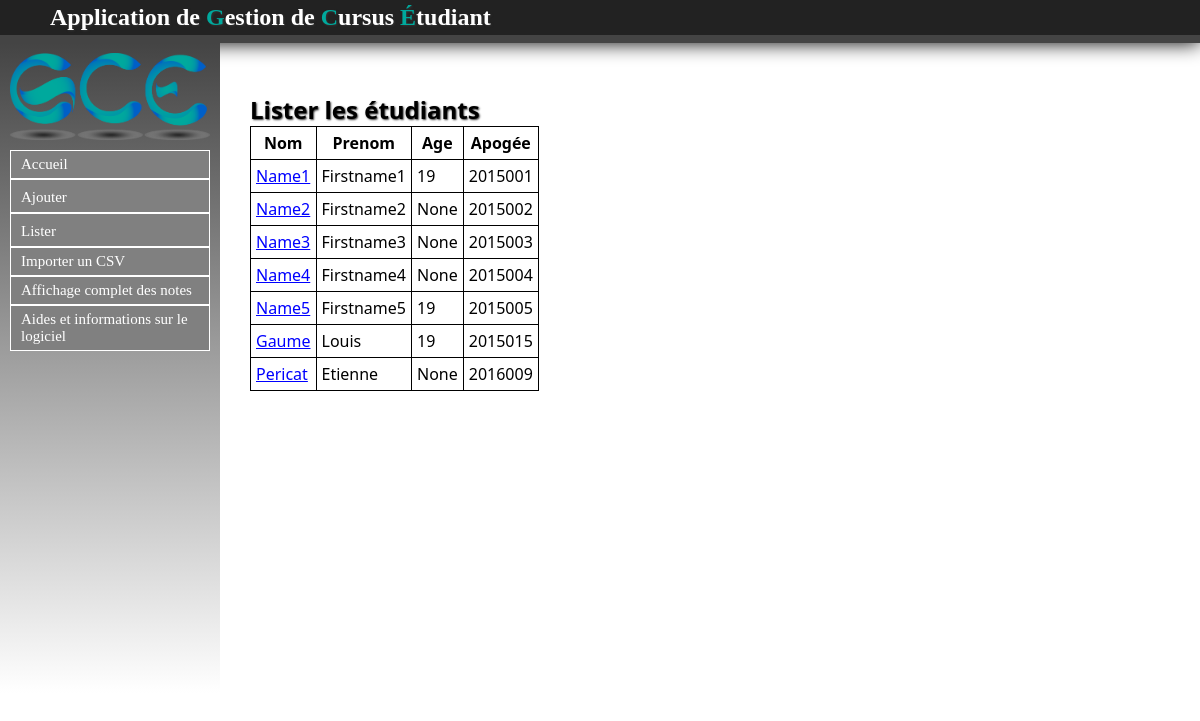
Page /Etudiant/listeretus on the committed database.
### Etudiant/models.py (models this page shows, shortened)
class Etu(models.Model):
	nom = models.CharField(max_length=30, null=False)
	prenom = models.CharField(max_length=30, null=False)
	age = models.IntegerField(null=True)
	apogee = models.IntegerField(null=True)
	date_naissance = models.DateField(null=True)
	sexe = models.CharField(max_length=1, null=True)
	adresse = models.CharField(max_length=100, null=True)
	ine = models.CharField(max_length=100, null=True)
	adresse_parents = models.CharField(max_length=100, null=True)
	tel = models.IntegerField(null=True)
	tel_par = models.IntegerField(null=True)
	lieu_naissance = models.CharField(max_length=100, null=True)
	nationalite = models.CharField(max_length=100, null=True)
	situation_familiale = models.CharField(max_length=100, null=True)
	situation_militaire = models.CharField(max_length=100, null=True)
	cate_socio_pro_chef_famille = models.CharField(max_length=100, null=True)
	cate_socio_pro_autre_parent = models.CharField(max_length=100, null=True)
	aide_financiere = models.CharField(max_length=100, null=True)
	bourse = models.CharField(max_length=100, null=True)
	groupe = models.ForeignKey(Groupe, null=True)
	semestre = models.ForeignKey(Semestre, null=True)

### Etudiant/views.py (the view)
def listeretus(request):
	etus = Etu.objects.all()
	return render(request, 'contenu_html/listeretus.html',{'etus': etus})

### Etudiant/templates/contenu_html/listeretus.html (shortened to what this page needs)
{% extends "templates/base.html" %}
{% block content %}
<h1>Lister les étudiants</h1>
{% if not etus %}
	<p>Pas d'étudiants dans la base</p>
{% else %}
	<table>
	<tr>
		<th>Nom</th>
		<th>Prenom</th>
		<th>Age</th>
		<th>Apogée</th>
	</tr>
{% endif %}
{% for etu in etus %}
	<tr>
		<td><a href="listeretu/{{ etu.id }}">{{ etu.nom }}</a></td>
		<td>{{ etu.prenom }}</td>
		<td>{{ etu.age }}</td>
		<td>{{ etu.apogee }}</td>
	</tr>
{% endfor %}
</table>
{% endblock %}

### static/css/stylesheet.css (style rules this page uses)
a { color:#222222; text-decoration: none; }
table a { color: blue; text-decoration: underline; }
html,body { height: 100%; }
body { font-family: "Segoe UI", Verdana, serif; font-size:12pt; margin:0; padding:0; }
h1 { text-shadow:1px 1px 2px #333333; text-align: left; color:white; margin:0px; margin-left: 50px; font-size: 1.5em; }
table { border:1px solid black; border-collapse : collapse; }
#main h1 { color: black; }
table { margin-left: 50px; }
td, th { padding: 5px; border:1px solid black; }

### rows in the picture
Etu: nom "Name1", prenom "Firstname1", age "19", apogee "2015001"
Etu: nom "Name2", prenom "Firstname2", age "None", apogee "2015002"
Etu: nom "Name3", prenom "Firstname3", age "None", apogee "2015003"
Etu: nom "Name4", prenom "Firstname4", age "None", apogee "2015004"
Etu: nom "Name5", prenom "Firstname5", age "19", apogee "2015005"
Etu: nom "Gaume", prenom "Louis", age "19", apogee "2015015"
Etu: nom "Pericat", prenom "Etienne", age "None", apogee "2016009"
